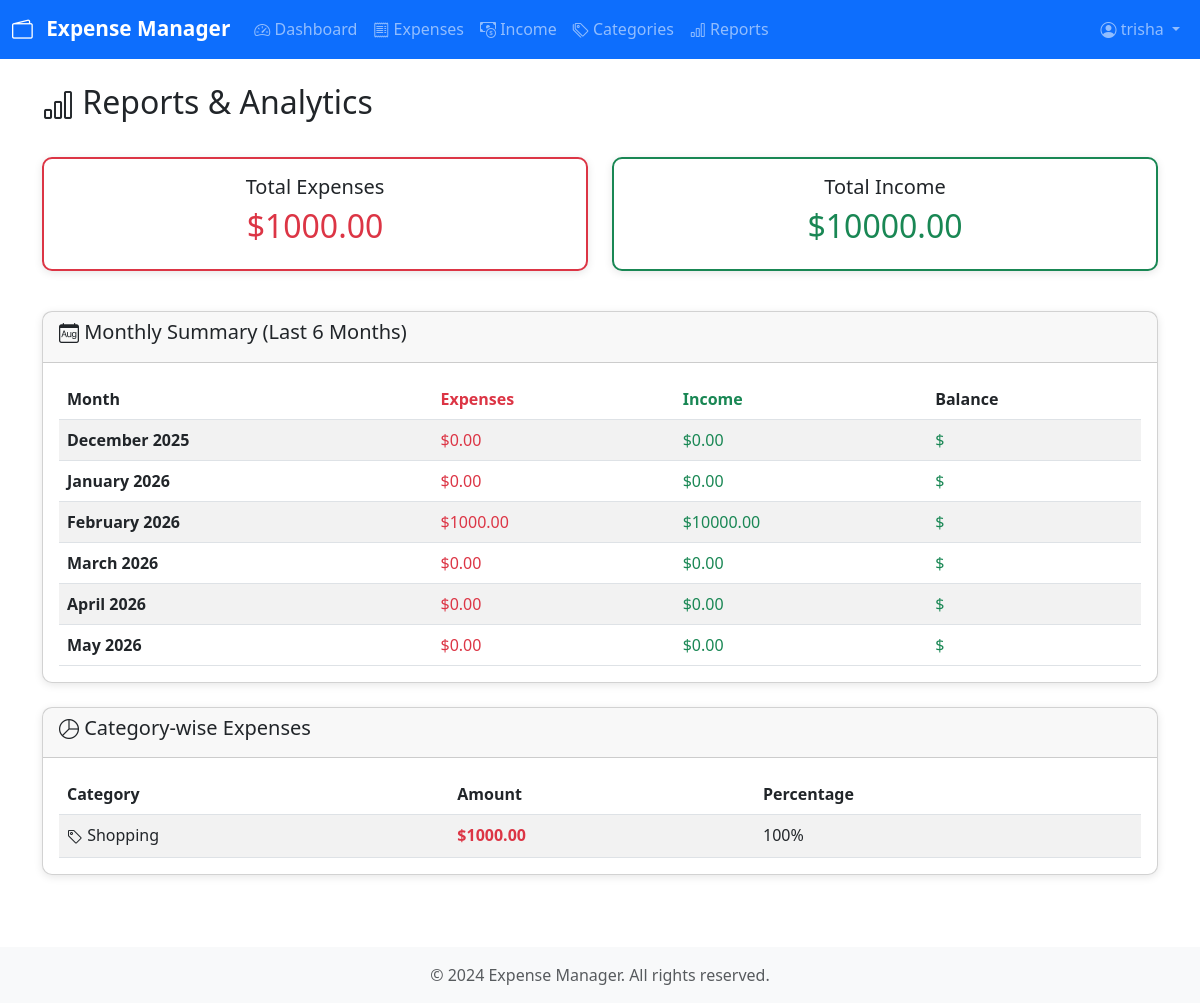
The app's page /reports/ (signed in) with its own data.
### expenses/models.py (models this page shows, shortened)
class Category(models.Model):
    name = models.CharField(max_length=100)
    user = models.ForeignKey(User, on_delete=models.CASCADE)
    created_at = models.DateTimeField(auto_now_add=True)
    class Meta:
        verbose_name_plural = 'Categories'
        ordering = ['name']

### expenses/views.py (the view)
# urls.py: path('reports/', views.reports, name='reports'),
@login_required
def reports(request):
    user = request.user
    today = datetime.now()
    monthly_data = []
    for i in range(5, -1, -1):
        month_date = today - timedelta(days=30*i)
        month_expenses = Expense.objects.filter(
            user=user,
            date__year=month_date.year,
            date__month=month_date.month
        ).aggregate(total=Sum('amount'))['total'] or 0
        month_income = Income.objects.filter(
            user=user,
            date__year=month_date.year,
            date__month=month_date.month
        ).aggregate(total=Sum('amount'))['total'] or 0
        monthly_data.append({
            'month': month_date.strftime('%B %Y'),
            'expenses': month_expenses,
            'income': month_income,
        })
    category_expenses = Expense.objects.filter(user=user).values(
        'category__name'
    ).annotate(
        total=Sum('amount')
    ).order_by('-total')
    total_expenses = Expense.objects.filter(user=user).aggregate(
        total=Sum('amount'))['total'] or 0
    total_income = Income.objects.filter(user=user).aggregate(
        total=Sum('amount'))['total'] or 0
    context = {
        'monthly_data': monthly_data,
        'category_expenses': category_expenses,
        'total_expenses': total_expenses,
        'total_income': total_income,
    }
    return render(request, 'expenses/reports.html', context)

### templates/expenses/reports.html (shortened to what this page needs)
{% extends 'base.html' %}
{% block content %}
<div class="row mb-4">
    <div class="col">
        <h2><i class="bi bi-bar-chart"></i> Reports & Analytics</h2>
    </div>
</div>
<div class="row mb-4">
    <div class="col-md-6 mb-3">
        <div class="card border-danger">
            <div class="card-body text-center">
                <h5 class="card-title">Total Expenses</h5>
                <h2 class="text-danger">${{ total_expenses|floatformat:2 }}</h2>
            </div>
        </div>
    </div>
    <div class="col-md-6 mb-3">
        <div class="card border-success">
            <div class="card-body text-center">
                <h5 class="card-title">Total Income</h5>
                <h2 class="text-success">${{ total_income|floatformat:2 }}</h2>
            </div>
        </div>
    </div>
</div>
<div class="card mb-4">
    <div class="card-header">
        <h5><i class="bi bi-calendar-month"></i> Monthly Summary (Last 6 Months)</h5>
    </div>
    <div class="card-body">
        <div class="table-responsive">
            <table class="table table-striped">
                <thead>
                    <tr>
                        <th>Month</th>
                        <th class="text-danger">Expenses</th>
                        <th class="text-success">Income</th>
                        <th>Balance</th>
                    </tr>
                </thead>
                <tbody>
                    {% for data in monthly_data %}
                    <tr>
                        <td><strong>{{ data.month }}</strong></td>
                        <td class="text-danger">${{ data.expenses|floatformat:2 }}</td>
                        <td class="text-success">${{ data.income|floatformat:2 }}</td>
                        <td>
                            {% if data.income >= data.expenses %}
                            <span class="text-success">${{ data.income|add:"-"|add:data.expenses|floatformat:2 }}</span>
                            {% else %}
                            <span class="text-danger">-${{ data.expenses|add:"-"|add:data.income|floatformat:2 }}</span>
                            {% endif %}
                        </td>
                    </tr>
                    {% endfor %}
                </tbody>
            </table>
        </div>
    </div>
</div>
<div class="card">
    <div class="card-header">
        <h5><i class="bi bi-pie-chart"></i> Category-wise Expenses</h5>
    </div>
    <div class="card-body">
        {% if category_expenses %}
        <div class="table-responsive">
            <table class="table table-striped">
                <thead>
                    <tr>
                        <th>Category</th>
                        <th>Amount</th>
                        <th>Percentage</th>
                    </tr>
                </thead>
                <tbody>
                    {% for cat in category_expenses %}
                    <tr>
                        <td>
                            <i class="bi bi-tag"></i>
                            {% if cat.category__name %}
                            {{ cat.category__name }}
                            {% else %}
                            <em>Uncategorized</em>
                            {% endif %}
                        </td>
                        <td class="text-danger"><strong>${{ cat.total|floatformat:2 }}</strong></td>
                        <td>
                            {% if total_expenses > 0 %}
                            {% widthratio cat.total total_expenses 100 %}%
                            {% else %}
                            0%
                            {% endif %}
                        </td>
                    </tr>
                    {% endfor %}
                </tbody>
            </table>
        </div>
        {% else %}
        <p class="text-center text-muted">No expense data available.</p>
        {% endif %}
    </div>
</div>
{% endblock %}

### templates/base.html (shortened to what this page needs)
<!DOCTYPE html>
<html lang="en">
<head>
    <link href="https://cdn.jsdelivr.net/npm/bootstrap@5.3.0/dist/css/bootstrap.min.css" rel="stylesheet">
    <link rel="stylesheet" href="https://cdn.jsdelivr.net/npm/bootstrap-icons@1.10.0/font/bootstrap-icons.css">
    {% load static %}
    <link rel="stylesheet" href="{% static 'css/style.css' %}">
</head>
<body>
    {% if user.is_authenticated %}
    <nav class="navbar navbar-expand-lg navbar-dark bg-primary">
        <div class="container-fluid">
            <a class="navbar-brand" href="{% url 'dashboard' %}">
                <i class="bi bi-wallet2"></i> Expense Manager
            </a>
            <div class="collapse navbar-collapse" id="navbarNav">
                <ul class="navbar-nav me-auto">
                    <li class="nav-item">
                        <a class="nav-link" href="{% url 'dashboard' %}">
                            <i class="bi bi-speedometer2"></i> Dashboard
                        </a>
                    </li>
                    <li class="nav-item">
                        <a class="nav-link" href="{% url 'expense_list' %}">
                            <i class="bi bi-receipt"></i> Expenses
                        </a>
                    </li>
                    <li class="nav-item">
                        <a class="nav-link" href="{% url 'income_list' %}">
                            <i class="bi bi-cash-coin"></i> Income
                        </a>
                    </li>
                    <li class="nav-item">
                        <a class="nav-link" href="{% url 'category_list' %}">
                            <i class="bi bi-tags"></i> Categories
                        </a>
                    </li>
                    <li class="nav-item">
                        <a class="nav-link" href="{% url 'reports' %}">
                            <i class="bi bi-bar-chart"></i> Reports
                        </a>
                    </li>
                </ul>
                <ul class="navbar-nav">
                    <li class="nav-item dropdown">
                        <a class="nav-link dropdown-toggle" href="#" id="userDropdown" role="button" data-bs-toggle="dropdown">
                            <i class="bi bi-person-circle"></i> {{ user.username }}
                        </a>
                    </li>
                </ul>
            </div>
        </div>
    </nav>
    {% endif %}
    <main class="{% if user.is_authenticated %}container my-4{% endif %}">
        {% block content %}{% endblock %}
    </main>
    <footer class="bg-light text-center text-muted py-3 mt-5">
        <div class="container">
            <p class="mb-0">&copy; 2024 Expense Manager. All rights reserved.</p>
        </div>
    </footer>
    {% load static %}
</body>
</html>

### static/css/style.css (style rules this page uses)
:root { --primary-color: #0d6efd; --danger-color: #dc3545; --success-color: #198754; --warning-color: #ffc107; }
body { min-height: 100vh; display: flex; flex-direction: column; }
main { flex: 1; }
.navbar-brand { font-weight: bold; font-size: 1.3rem; }
.navbar-brand i { margin-right: 8px; }
.card { border-radius: 10px; box-shadow: 0 2px 8px rgba(0, 0, 0, 0.1); transition: transform 0.2s, box-shadow 0.2s; }
.card.border-danger, .card.border-success, .card.border-primary { border-width: 2px; }
.table { margin-bottom: 0; }
.table thead { background-color: #f8f9fa; }
footer { margin-top: auto; }
.bi { vertical-align: middle; }
* { transition: background-color 0.3s ease; }

### records on screen
Category: category__name "Shopping", total "1000.00", total "100"

### other values on screen
{{ user.username }} "trisha"
{{ total_expenses|floatformat:2 }} "1000.00"
{{ total_income|floatformat:2 }} "10000.00"
{{ data.month }} "December 2025" "January 2026" "February 2026" "March 2026" "April 2026" "May 2026"
{{ data.expenses|floatformat:2 }} "0.00" "0.00" "1000.00" "0.00" "0.00" "0.00"
{{ data.income|floatformat:2 }} "0.00" "0.00" "10000.00" "0.00" "0.00" "0.00"
